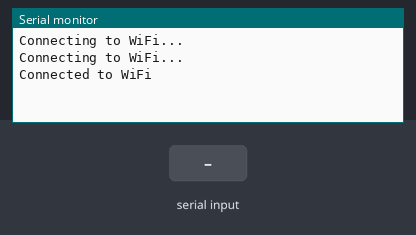
Bench run of a sketch on a simulated ESP8266 (NodeMCU). Shown: the last lines printed to the serial monitor. The test bench sets the inputs (shaded band). WiFi joins after 1.5 s; servers stay silent unless stated.

Above: at 3.2 s.
3.3 s: "90,45,200\n" received over Serial
At 5.5 s:
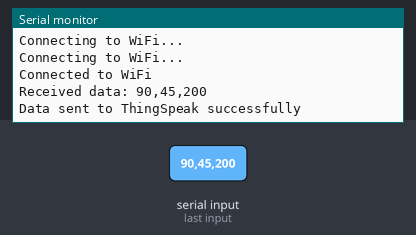
5.8 s: "90,45\n" received over Serial
At 6.51 s:
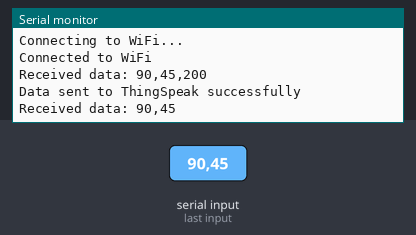
7.8 s: "90,45,200,10\n" received over Serial
At 8.81 s:
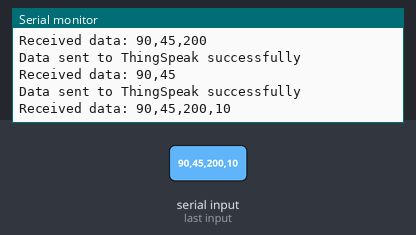
10.1 s: "90,45,200,10,150,30\n" received over Serial
At 11.11 s:
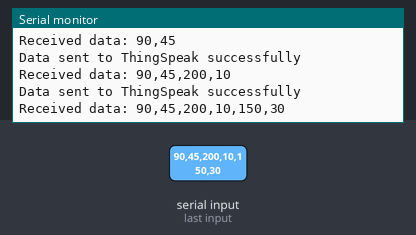
12.4 s: "200\n" received over Serial
At 13.42 s:
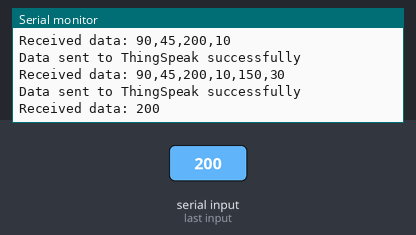

The sketch:

nodemcu_thingspeak.ino
```cpp
#include <ESP8266WiFi.h>
#include <ThingSpeak.h>

const char* WIFI_ID = "RakshitLaptop";
const char* WIFI_PASSWORD = "12345678";

unsigned long myChannelNumber = 2206646;
const char* myWriteAPIKey = "0LR4ATPF53MQ5BYB";

float humidity = 0.0;
float temperature = 0.0;
int gasLevel = 0;
float pressure = 0.0;
float altitude = 0.0;
String date = "";
String timestamp = "";
float longitude = 0.0;
float latitude = 0.0;

WiFiClient client;

void setup() {
  Serial.begin(115200);

  // Connect to Wi-Fi
  WiFi.begin(WIFI_ID, WIFI_PASSWORD);
  while (WiFi.status() != WL_CONNECTED) {
    delay(1000);
    Serial.println("Connecting to WiFi...");
  }
  Serial.println("Connected to WiFi");

  ThingSpeak.begin(client);
}

// Function to delimit the string
String delimit_string(String data, char separator, int index) {
  int found = 0;
  int strIndex[] = { 0, -1 };
  int maxIndex = data.length() - 1;

  for (int i = 0; i <= maxIndex && found <= index; i++) {
    if (data.charAt(i) == separator || i == maxIndex) {
      found++;
      strIndex[0] = strIndex[1] + 1;
      strIndex[1] = (i == maxIndex) ? i + 1 : i;
    }
  }
  return found > index ? data.substring(strIndex[0], strIndex[1]) : "-1";
}

// Parse and store the data
void parseData(String receivedData) {
  humidity = delimit_string(receivedData, ',', 0).toFloat();
  temperature = delimit_string(receivedData, ',', 1).toFloat();
  gasLevel = delimit_string(receivedData, ',', 2).toInt();
  pressure = delimit_string(receivedData, ',', 3).toFloat();
  altitude = delimit_string(receivedData, ',', 4).toFloat();
  date = delimit_string(receivedData, ',', 5);
  timestamp = delimit_string(receivedData, ',', 6);
  longitude = delimit_string(receivedData, ',', 7).toFloat();
  latitude = delimit_string(receivedData, ',', 8).toFloat();
}

void loop() {
  // Assuming you receive the data and store it in a string variable called 'receivedData'
  String receivedData = ""; // Initialize an empty string

  // Read serial input until a newline character is encountered
  while (Serial.available()) {
    char c = Serial.read();
    if (c == '\n') {
      break; // Exit the loop if newline character is encountered
    }
    receivedData += c; // Append the character to the receivedData string
  }

  // Check if receivedData is not empty
  if (receivedData.length() > 0) {
    receivedData.trim(); // Remove leading/trailing whitespaces
    Serial.println("Received data: " + receivedData);

    // Call the parseData function to extract values and store them in variables
    parseData(receivedData);

    // Update the fields with the parsed data
    ThingSpeak.setField(1, String(humidity));
    ThingSpeak.setField(2, String(temperature));
    ThingSpeak.setField(3, String(gasLevel));
    ThingSpeak.setField(4, String(pressure));
    ThingSpeak.setField(5, String(altitude));
    ThingSpeak.setField(6, date);
    ThingSpeak.setField(7, timestamp);
    ThingSpeak.setField(8, String(longitude));
    ThingSpeak.setField(9, String(latitude));

    // Write the data to ThingSpeak
    int response = ThingSpeak.writeFields(myChannelNumber, myWriteAPIKey);

    if (response == 200) {
      Serial.println("Data sent to ThingSpeak successfully");
    } else {
      Serial.print("Error sending data to ThingSpeak. Response code: ");
      Serial.println(response);
    }
  }

  // Wait for 10 seconds before reading the next set of data
  delay(1000);
}


//#include <ESP8266WiFi.h>
//#include <ThingSpeak.h>
//
//const char* WIFI_ID = "RakshitLaptop";
//const char* WIFI_PASSWORD = "12345678";
//
//unsigned long myChannelNumber = 2206646;
//const char* myWriteAPIKey = "0LR4ATPF53MQ5BYB";
//
//float humidity = 0.0;
//float temperature = 0.0;
//int gasLevel = 0;
//float pressure = 0.0;
//float altitude = 0.0;
//String date = "";
//String timestampstamp = "";
//float longitude = 0.0;
//float latitude = 0.0;
//
//WiFiClient client;
//
//void setup() {
//  Serial.begin(115200);
//
//  // Connect to Wi-Fi
//  WiFi.begin(WIFI_ID, WIFI_PASSWORD);
//  while (WiFi.status() != WL_CONNECTED) {
//    delay(1000);
//    Serial.println("Connecting to WiFi...");
//  }
//  Serial.println("Connected to WiFi");
//
//  ThingSpeak.begin(client);
//}
//
//// Function to delimit the string
//String delimit_string(String data, char separator, int index) {
//  int found = 0;
//  int strIndex[] = { 0, -1 };
//  int maxIndex = data.length() - 1;
//
//  for (int i = 0; i <= maxIndex && found <= index; i++) {
//    if (data.charAt(i) == separator || i == maxIndex) {
//      found++;
//      strIndex[0] = strIndex[1] + 1;
//      strIndex[1] = (i == maxIndex) ? i + 1 : i;
//    }
//  }
//  return found > index ? data.substring(strIndex[0], strIndex[1]) : "-1";
//}
//
//// Parse and store the data
//void parseData(String receivedData) {
//  humidity = delimit_string(receivedData, ',', 0).toFloat();
//  temperature = delimit_string(receivedData, ',', 1).toFloat();
//  gasLevel = delimit_string(receivedData, ',', 2).toInt();
//  pressure = delimit_string(receivedData, ',', 3).toFloat();
//  altitude = delimit_string(receivedData, ',', 4).toFloat();
////  date = delimit_string(receivedData, ',', 5);
////  timestampstamp = delimit_string(receivedData, ',', 6);
////  longitude = delimit_string(receivedData, ',', 7).toFloat();
////  latitude = delimit_string(receivedData, ',', 8).toFloat();
//}
//
//void loop() {
//  // Assuming you receive the data and store it in a string variable called 'receivedData'
//  String receivedData = ""; // Initialize an empty string
//
//  // Check if data is available to read from the serial port
//  if (Serial.available()) {
//    receivedData = Serial.readStringUntil('\n'); // Read the data until newline character
//    receivedData.trim(); // Remove leading/trailing whitespaces
//    Serial.println("Received data: " + receivedData);
//
//    // Call the parseData function to extract values and store them in variables
//    parseData(receivedData);
//
//    // Update the fields with the parsed data
//    ThingSpeak.setField(1, String(humidity));
//    ThingSpeak.setField(2, String(temperature));
//    ThingSpeak.setField(3, String(gasLevel));
//    ThingSpeak.setField(4, String(pressure));
//    ThingSpeak.setField(5, String(altitude));
////    ThingSpeak.setField(6, date);
////    ThingSpeak.setField(7, timestampstamp);
////    ThingSpeak.setField(8, String(longitude));
////    ThingSpeak.setField(9, String(latitude));
//
//    // Write the data to ThingSpeak
//    int response = ThingSpeak.writeFields(myChannelNumber, myWriteAPIKey);
//
//    if (response == 200) {
//      Serial.println("Data sent to ThingSpeak successfully");
//    } else {
//      Serial.print("Error sending data to ThingSpeak. Response code: ");
//      Serial.println(response);
//    }
//  }
//
//  // Wait for 10 seconds before sending the next set of data
//  delay(15000);
//}


//#include <ESP8266WiFi.h>
//#include <ThingSpeak.h>
//#include <DHT.h>
//#include <Adafruit_Sensor.h>
//#include <ESP8266HTTPClient.h>
//
//#define DHTPIN D2
//#define DHTTYPE DHT22
//
//DHT dht(DHTPIN, DHTTYPE);
//
//const char* ssid = "RakshitLaptop";   // your network SSID (name)
//const char* password = "12345678";   // your network password
//
//WiFiClient client;
//
//unsigned long myChannelNumber = 2206646;
//const char* myWriteAPIKey = "0LR4ATPF53MQ5BYB";
//
//unsigned long lasttimestampstamp = 0;
//unsigned long timestampstamprDelay = 30000;
//
//void setup() {
//  Serial.begin(115200);
//  Serial.println();
//  Serial.println("Connecting to WiFi...");
//
//  WiFi.begin(ssid, password);
//  while (WiFi.status() != WL_CONNECTED) {
//    delay(500);
//    Serial.print(".");
//  }
//
//  Serial.println("");
//  Serial.println("WiFi connected");
//  Serial.print("IP address: ");
//  Serial.println(WiFi.localIP());
//
//  ThingSpeak.begin(client);
//  dht.begin();
//}
//
//void loop() {
//  if ((millis() - lasttimestampstamp) > timestampstamprDelay) {
//    if (WiFi.status() != WL_CONNECTED) {
//      Serial.print("Attempting to connect");
//      while (WiFi.status() != WL_CONNECTED) {
//        WiFi.begin(ssid, password);
//        delay(5000);
//      }
//      Serial.println("\nConnected.");
//    }
//
//    float humidity = dht.readHumidity();
//    float temperature = dht.readTemperature();
//    float gasLevel = getGasLevel();
//    float pressure = getPressure();
//    float altitude = getAltitude();
//    String date = getCurrentDate();
//    String timestampstamp = getCurrenttimestampstamp();
//    String latitude = getLatitude();
//    String longitude = getLongitude();
//
////    Serial.print("Humidity: ");
////    Serial.println(humidity);
////    Serial.print("Temperature: ");
////    Serial.println(temperature);
////    Serial.print("Gas Level: ");
////    Serial.println(gasLevel);
////    Serial.print("Pressure: ");
////    Serial.println(pressure);
////    Serial.print("Altitude: ");
////    Serial.println(altitude);
////    Serial.print("Date: ");
////    Serial.println(date);
////    Serial.print("timestampstamp: ");
////    Serial.println(timestampstamp);
////    Serial.print("Latitude: ");
////    Serial.println(latitude);
////    Serial.print("Longitude: ");
////    Serial.println(longitude);
//
//    ThingSpeak.setField(1, humidity);       // Humidity
//    ThingSpeak.setField(2, temperature);    // Temperature
//    ThingSpeak.setField(3, gasLevel);       // Gas Level
//    ThingSpeak.setField(4, pressure);       // Pressure
//    ThingSpeak.setField(5, altitude);       // Altitude
//    ThingSpeak.setField(6, date);           // Date
//    ThingSpeak.setField(7, timestampstamp);           // timestampstamp
//    // ThingSpeak.setField(8, latitude);       // Latitude
//    // ThingSpeak.setField(9, longitude);      // Longitude
//
//    int statusCode = ThingSpeak.writeFields(myChannelNumber, myWriteAPIKey);
//
//    if (statusCode == 200) {
//      Serial.println("Channel update successful.");
//    }
//    else {
//      Serial.print("Problem updating channel. HTTP error code: ");
//      Serial.println(statusCode);
//    }
//
//    lasttimestampstamp = millis();
//  }
//}
//float getHumidity(float humidity) {
//  // Retrieve the gas level value
//  // Replace with your code
//  return humidity;
//}
//
//float getTemperature(float temperature) {
//  // Retrieve the gas level value
//  // Replace with your code
//  return temperature;
//}
//// Placeholder functions, replace with your actual implementations
//float getGasLevel() {
//  // Retrieve the gas level value
//  // Replace with your code
//  return gasLevel; // Example value
//}
//
//float getPressure() {
//  // Retrieve the pressure value
//  // Replace with your code
//  // Implement your pressure retrieval logic here
//  return pressure; // Example value
//}
//
//float getAltitude() {
//  // Retrieve the altitude value
//  // Replace with your code
//  // Implement your altitude retrieval logic here
//  return altitude; // Example value
//}
//
//String getCurrentDate() {
//  // Retrieve the current date
//  // Replace with your code
//  return ""; // Example value
//}
//
//String getCurrenttimestampstamp() {
//  // Retrieve the current timestampstamp
//  // Replace with your code
//  return ""; // Example value
//}
//
//String getLatitude() {
//  // Retrieve the latitude value
//  // Replace with your code
//  return ""; // Example value
//}
//
//String getLongitude() {
//  // Retrieve the longitude value
//  // Replace with your code
//  return ""; // Example value
//}
```

Measured:
- after the input at 3.3 s, the serial monitor: prints a new line after 0.70 s (image 1)
- after the input at 5.8 s, the serial monitor: prints a new line after 0.51 s (image 2)
- after the input at 7.8 s, the serial monitor: prints a new line after 0.81 s (image 3)
- after the input at 10.1 s, the serial monitor: prints a new line after 0.81 s (image 4)
- after the input at 12.4 s, the serial monitor: prints a new line after 0.81 s (image 5)
